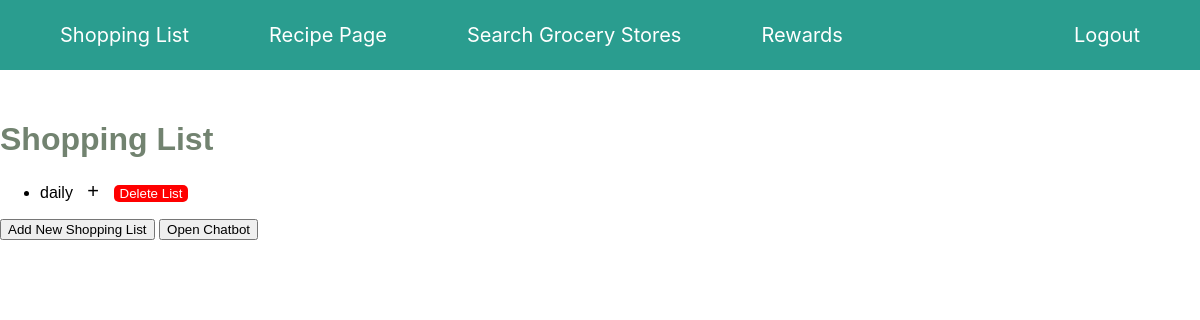
Page / (signed in) on the earlier database version.
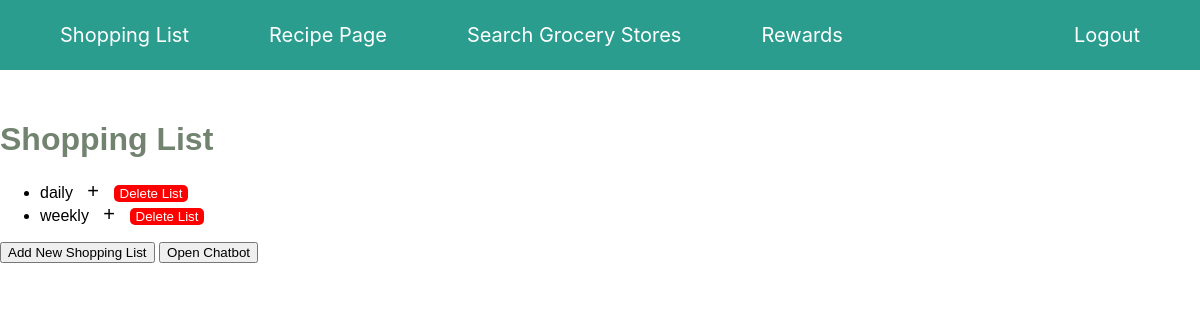
Same page on the later database version.
### KartKat/models.py (models this page shows, shortened)
class ShoppingList(models.Model):
    name = models.CharField(max_length=200)

### KartKat/views.py (the view, shortened to what this page needs)
# urls.py: path("", views.shopping_list, name="index"),
def shopping_list(request):
    form = ShoppingListForm()
    item_form = ShoppingListItemForm()
    shopping_lists = ShoppingList.objects.all()
    context = {
        'shopping_lists': shopping_lists,
        'form': form,
        'item_form': item_form,
    }
    return render(request, 'index.html', context)

### KartKat/templates/index.html (shortened to what this page needs)
{% load socialaccount %}
<!DOCTYPE html>
<html lang="en">
<head>
</head>
<body>
    {% if user.is_authenticated %}
        {% include 'navbar.html' %}
        {% include 'shopping_list.html' %}
    {% else %}
        {% include 'google_login.html' %}
    {% endif %}
</body>
</html>

### KartKat/templates/shopping_list.html (shortened to what this page needs)
<!DOCTYPE html>
<html lang="en">
  <head>
</head>
<body>
    <h1>Shopping List</h1>
    <div class="tabs">
        {% if shopping_lists %}
        <ul>
            {% for list in shopping_lists %}
            <li>
                {{ list.name }}
                <span class="plus-icon" id="toggle-icon-{{ list.id }}" onclick="toggleItemForm({{ list.id }})">+</span>
                <button class="delete-list-button" onclick="confirmDeleteList({{ list.id }})">Delete List</button>
            </li>
            {% endfor %}
        </ul>
        {% else %}
        <p>You don't have any shopping lists right now. Try creating one!</p>
        {% endif %}
    </div>
    <button onclick="toggleAddItemSection()">Add New Shopping List</button>
    <button onclick="openChatbotModal()">Open Chatbot</button>
  </body>
</html>

Differences in the rows shown:
added ShoppingList: name "weekly"
